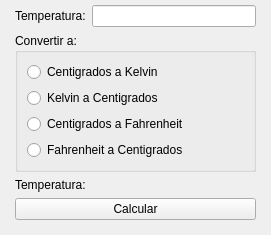
<?xml version="1.0" encoding="UTF-8"?>
<ui version="4.0">
 <class>MainWindow</class>
 <widget class="QMainWindow" name="MainWindow">
  <property name="geometry">
   <rect>
    <x>0</x>
    <y>0</y>
    <width>271</width>
    <height>215</height>
   </rect>
  </property>
  <property name="windowTitle">
   <string>MainWindow</string>
  </property>
  <widget class="QWidget" name="centralwidget">
   <layout class="QVBoxLayout" name="verticalLayout">
    <property name="leftMargin">
     <number>15</number>
    </property>
    <property name="topMargin">
     <number>5</number>
    </property>
    <property name="rightMargin">
     <number>15</number>
    </property>
    <property name="bottomMargin">
     <number>15</number>
    </property>
    <item>
     <layout class="QFormLayout" name="formLayout">
      <item row="0" column="0">
       <widget class="QLabel" name="label">
        <property name="text">
         <string>Temperatura:</string>
        </property>
       </widget>
      </item>
      <item row="0" column="1">
       <widget class="QLineEdit" name="tempIn"/>
      </item>
     </layout>
    </item>
    <item>
     <widget class="QGroupBox" name="groupBox">
      <property name="title">
       <string>Convertir a:</string>
      </property>
      <layout class="QVBoxLayout" name="verticalLayout_2">
       <item>
        <widget class="QRadioButton" name="cenKel">
         <property name="text">
          <string>Centigrados a Kelvin</string>
         </property>
        </widget>
       </item>
       <item>
        <widget class="QRadioButton" name="kelCen">
         <property name="text">
          <string>Kelvin a Centigrados</string>
         </property>
        </widget>
       </item>
       <item>
        <widget class="QRadioButton" name="cenFah">
         <property name="text">
          <string>Centigrados a Fahrenheit</string>
         </property>
        </widget>
       </item>
       <item>
        <widget class="QRadioButton" name="fahCen">
         <property name="text">
          <string>Fahrenheit a Centigrados</string>
         </property>
        </widget>
       </item>
      </layout>
     </widget>
    </item>
    <item>
     <widget class="QLabel" name="labelTemp">
      <property name="text">
       <string>Temperatura:</string>
      </property>
     </widget>
    </item>
    <item>
     <widget class="QPushButton" name="btnCalcular">
      <property name="text">
       <string>Calcular</string>
      </property>
     </widget>
    </item>
   </layout>
  </widget>
 </widget>
 <resources/>
 <connections/>
</ui>
